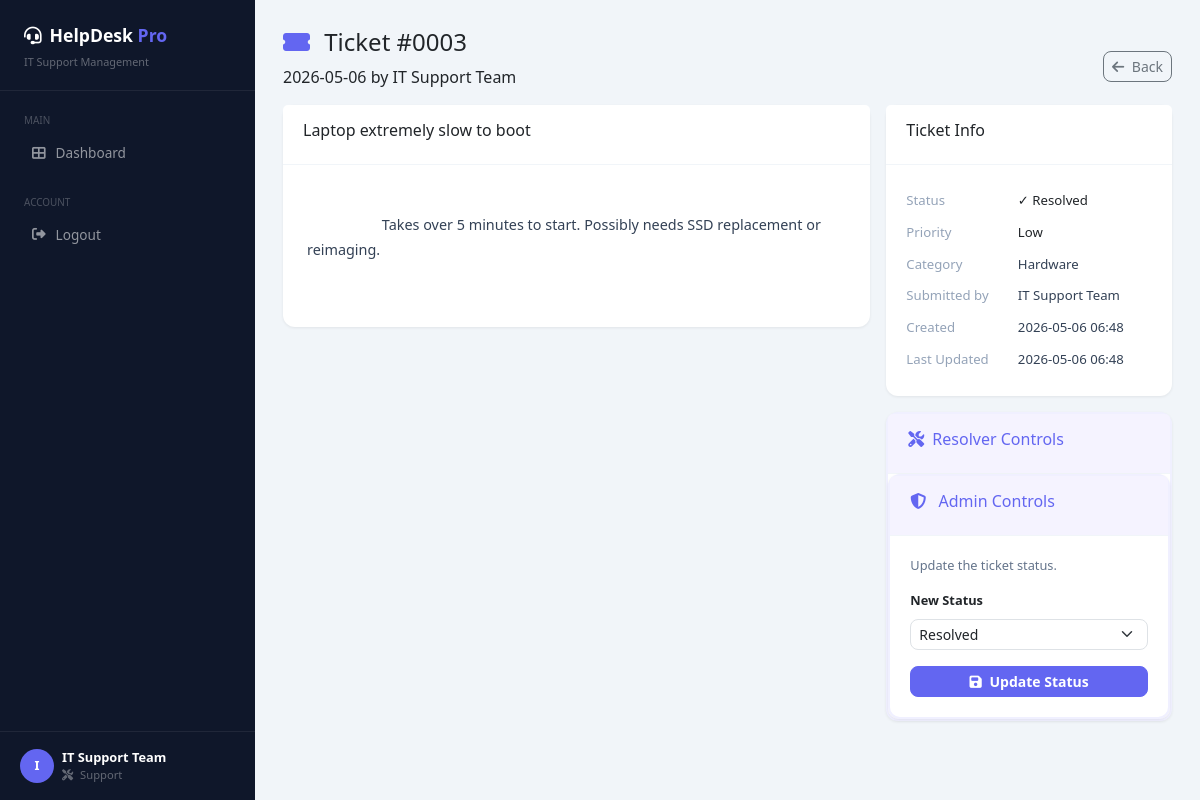
The app's page /ticket/3 (signed in) with its own data.
### tables this page shows
CREATE TABLE users (
            id INTEGER PRIMARY KEY AUTOINCREMENT,
            username TEXT UNIQUE NOT NULL,
            password TEXT NOT NULL,
            role TEXT NOT NULL DEFAULT 'employee',
            full_name TEXT NOT NULL DEFAULT 'User'
        );

CREATE TABLE tickets (
            id INTEGER PRIMARY KEY AUTOINCREMENT,
            title TEXT NOT NULL,
            description TEXT NOT NULL,
            category TEXT NOT NULL DEFAULT 'General',
            status TEXT NOT NULL DEFAULT 'Open',
            priority TEXT NOT NULL DEFAULT 'Medium',
            created_by INTEGER NOT NULL,
            created_at TEXT DEFAULT CURRENT_TIMESTAMP,
            updated_at TEXT DEFAULT CURRENT_TIMESTAMP,
            FOREIGN KEY (created_by) REFERENCES users(id)
        );

### app.py (the view)
@app.route('/ticket/<int:ticket_id>')
@login_required
def view_ticket(ticket_id):
    conn = get_db()
    ticket = conn.execute('''
        SELECT t.*, u.full_name as creator_name
        FROM tickets t JOIN users u ON t.created_by = u.id
        WHERE t.id = ?
    ''', (ticket_id,)).fetchone()
    conn.close()
    if not ticket:
        flash('Ticket not found.', 'danger')
        return redirect(url_for('dashboard'))
    if session['role'] not in ['admin', 'support'] and ticket['created_by'] != session['user_id']:
        flash('Access denied.', 'danger')
        return redirect(url_for('dashboard'))
    return render_template('view_ticket.html', ticket=ticket)

### app.py (called while the page is built)
def get_db():
    os.makedirs(DB_DIR, exist_ok=True)
    conn = sqlite3.connect(DB_PATH)
    conn.row_factory = sqlite3.Row
    return conn

def login_required(f):
    @wraps(f)
    def decorated(*args, **kwargs):
        if 'user_id' not in session:
            return redirect(url_for('login'))
        return f(*args, **kwargs)
    return decorated

### templates/view_ticket.html (shortened to what this page needs)
{% extends "base.html" %}
{% block content %}
<div class="page-header d-flex align-items-center justify-content-between">
    <div>
        <h4>
            <i class="fas fa-ticket-alt me-2" style="color:#6366f1;"></i>
            Ticket #{{ '%04d' % ticket.id }}
        </h4>
        <p>
            {{ ticket.created_at[:10] }} by {{ ticket.creator_name }}
        </p>
    </div>
    <a href="{{ url_for('dashboard') }}"
       class="btn btn-outline-secondary btn-sm"
       style="border-radius:8px;">
        <i class="fas fa-arrow-left me-1"></i>
        Back
    </a>
</div>
<div class="row g-3">
    <div class="col-lg-8">
        <div class="card">
            <div class="card-header">
                <h6>{{ ticket.title }}</h6>
            </div>
            <div class="card-body" style="padding:24px;">
                <p style="color:#334155;
                          font-size:0.9rem;
                          line-height:1.7;
                          white-space:pre-wrap;">
                    {{ ticket.description }}
                </p>
            </div>
        </div>
    </div>
    <div class="col-lg-4">
        <div class="card mb-3">
            <div class="card-header">
                <h6>Ticket Info</h6>
            </div>
            <div class="card-body" style="padding:20px;">
                <table style="width:100%; font-size:0.825rem;">
                    <tr>
                        <td style="color:#94a3b8; padding:6px 0; width:45%;">
                            Status
                        </td>
                        <td>
                            {% if ticket.status == 'Open' %}
                                <span class="badge-status s-open">● Open</span>
                            {% elif ticket.status == 'In Progress' %}
                                <span class="badge-status s-inprogress">◐ In Progress</span>
                            {% elif ticket.status == 'Resolved' %}
                                <span class="badge-status s-resolved">✓ Resolved</span>
                            {% else %}
                                <span class="badge-status s-closed">✗ Closed</span>
                            {% endif %}
                        </td>
                    </tr>
                    <tr>
                        <td style="color:#94a3b8; padding:6px 0;">
                            Priority
                        </td>
                        <td>
                            <span class="p-{{ ticket.priority|lower }}">
                                {{ ticket.priority }}
                            </span>
                        </td>
                    </tr>
                    <tr>
                        <td style="color:#94a3b8; padding:6px 0;">
                            Category
                        </td>
                        <td style="color:#334155;">
                            {{ ticket.category }}
                        </td>
                    </tr>
                    <tr>
                        <td style="color:#94a3b8; padding:6px 0;">
                            Submitted by
                        </td>
                        <td style="color:#334155;">
                            {{ ticket.creator_name }}
                        </td>
                    </tr>
                    <tr>
                        <td style="color:#94a3b8; padding:6px 0;">
                            Created
                        </td>
                        <td style="color:#334155;">
                            {{ ticket.created_at[:16] }}
                        </td>
                    </tr>
                    <tr>
                        <td style="color:#94a3b8; padding:6px 0;">
                            Last Updated
                        </td>
                        <td style="color:#334155;">
                            {{ ticket.updated_at[:16] }}
                        </td>
                    </tr>
                </table>
            </div>
        </div>
        {% if session.role in ['admin', 'support'] %}
	<div class="card" style="border: 2px solid #f0f0ff;">
    		<div class="card-header" style="background:#f5f3ff;">
        		<h6 style="color:#6366f1;"><i class="fas fa-tools me-2"></i>Resolver Controls</h6>
    		</div>
        <div class="card" style="border: 2px solid #f0f0ff;">
            <div class="card-header" style="background:#f5f3ff;">
                <h6 style="color:#6366f1;">
                    <i class="fas fa-shield-alt me-2"></i>
                    Admin Controls
                </h6>
            </div>
            <div class="card-body" style="padding:20px;">
                <p style="font-size:0.8rem;
                          color:#64748b;
                          margin-bottom:12px;">
                    Update the ticket status.
                </p>
                <form method="POST"
                      action="{{ url_for('update_ticket', ticket_id=ticket.id) }}">
                    <div class="mb-3">
                        <label class="form-label"
                               style="font-size:0.8rem;
                                      font-weight:600;">
                            New Status
                        </label>
                        <select name="status"
                                class="form-select form-select-sm"
                                style="border-radius:8px;">
                            <option value="Resolved" {% if ticket.status == 'Resolved' %}selected{% endif %}>
                                Resolved
                            </option>
                        </select>
                    </div>
                    <button type="submit"
                            class="btn btn-primary w-100 btn-sm"
                            style="border-radius:8px; font-weight:600;">
                        <i class="fas fa-save me-1"></i>
                        Update Status
                    </button>
                </form>
            </div>
        </div>
        {% endif %}
    </div>
</div>
{% endblock %}

### templates/base.html (shortened to what this page needs)
<!DOCTYPE html>
<html lang="en">
<head>
    <link href="https://cdn.jsdelivr.net/npm/bootstrap@5.3.0/dist/css/bootstrap.min.css" rel="stylesheet">
    <link href="https://cdnjs.cloudflare.com/ajax/libs/font-awesome/6.4.0/css/all.min.css" rel="stylesheet">
</head>
<body>
{% if 'user_id' in session %}
<div class="sidebar">
    <div class="sidebar-brand">
        <p class="brand-name">
            <i class="fas fa-headset me-2"></i>HelpDesk <span>Pro</span>
        </p>
        <small>IT Support Management</small>
    </div>
    <nav class="mt-2 flex-grow-1">
        <div class="sidebar-section-label">Main</div>
        <a href="{{ url_for('dashboard') }}" class="nav-link">
            <i class="fas fa-th-large"></i> Dashboard
        </a>
        <div class="sidebar-section-label mt-2">Account</div>
        <a href="{{ url_for('logout') }}" class="nav-link">
            <i class="fas fa-sign-out-alt"></i> Logout
        </a>
    </nav>
    <div class="sidebar-user d-flex align-items-center gap-2">
        <div class="user-avatar">{{ session.full_name[0].upper() }}</div>
        <div>
            <div style="color:#fff; font-size:0.8rem; font-weight:600;">
                {{ session.full_name }}
            </div>
            <div style="color:rgba(255,255,255,0.35); font-size:0.7rem;">
                {% if session.role == 'admin' %}
                    <i class="fas fa-shield-alt me-1"></i>
                {% elif session.role == 'support' %}
                    <i class="fas fa-tools me-1"></i>
                {% endif %}
                {{ session.role|capitalize }}
            </div>
        </div>
    </div>
</div>
<div class="main-content">
    {% block content %}{% endblock %}
</div>
{% else %}
{% block auth_content %}{% endblock %}
{% endif %}
</body>
</html>

### templates/base.html (style rules this page uses)
body { background: #f1f5f9; font-family: 'Segoe UI', sans-serif; margin: 0; }
.sidebar { width: 255px; min-height: 100vh; background: #0f172a; position: fixed; top: 0; left: 0; z-index: 100; display: flex; flex-direction: column; }
.sidebar-brand { padding: 22px 24px 18px; border-bottom: 1px solid rgba(255,255,255,0.07); }
.brand-name { color: #fff; font-weight: 700; font-size: 1.1rem; margin: 0; }
.brand-name span { color: #6366f1; }
.sidebar-brand small { color: rgba(255,255,255,0.35); font-size: 0.68rem; }
.sidebar .nav-link { color: rgba(255,255,255,0.55); padding: 9px 20px; border-radius: 8px; margin: 2px 12px; font-size: 0.85rem; font-weight: 500; display: flex; align-items: center; gap: 10px; text-decoration: none; }
.sidebar-section-label { color: rgba(255,255,255,0.25); font-size: 0.62rem; text-transform: uppercase; padding: 14px 24px 4px; }
.sidebar-user { margin-top: auto; padding: 16px 20px; border-top: 1px solid rgba(255,255,255,0.07); }
.user-avatar { width: 34px; height: 34px; background: #6366f1; border-radius: 50%; display: flex; align-items: center; justify-content: center; font-weight: 700; font-size: 0.8rem; color: #fff; }
.main-content { margin-left: 255px; padding: 28px; min-height: 100vh; }
.card { border: none; border-radius: 12px; box-shadow: 0 1px 3px rgba(0,0,0,0.07); }
.card-header { background: #fff; border-bottom: 1px solid #f1f5f9; padding: 16px 20px; border-radius: 12px 12px 0 0; }
.btn-primary { background: #6366f1; border-color: #6366f1; }

### records on screen
users: full_name "IT Support Team", role "Support", creator_name "IT Support Team"
tickets: id "0003", created_at "2026-05-06", title "Laptop extremely slow to boot", description "Takes over 5 minutes to start. Possibly needs SSD replacement or reimaging.", priority "Low", category "Hardware", created_at "2026-05-06 06:48", updated_at "2026-05-06 06:48", status "Resolved"

### other values on screen
{{ session.full_name[0].upper() }} "I"
